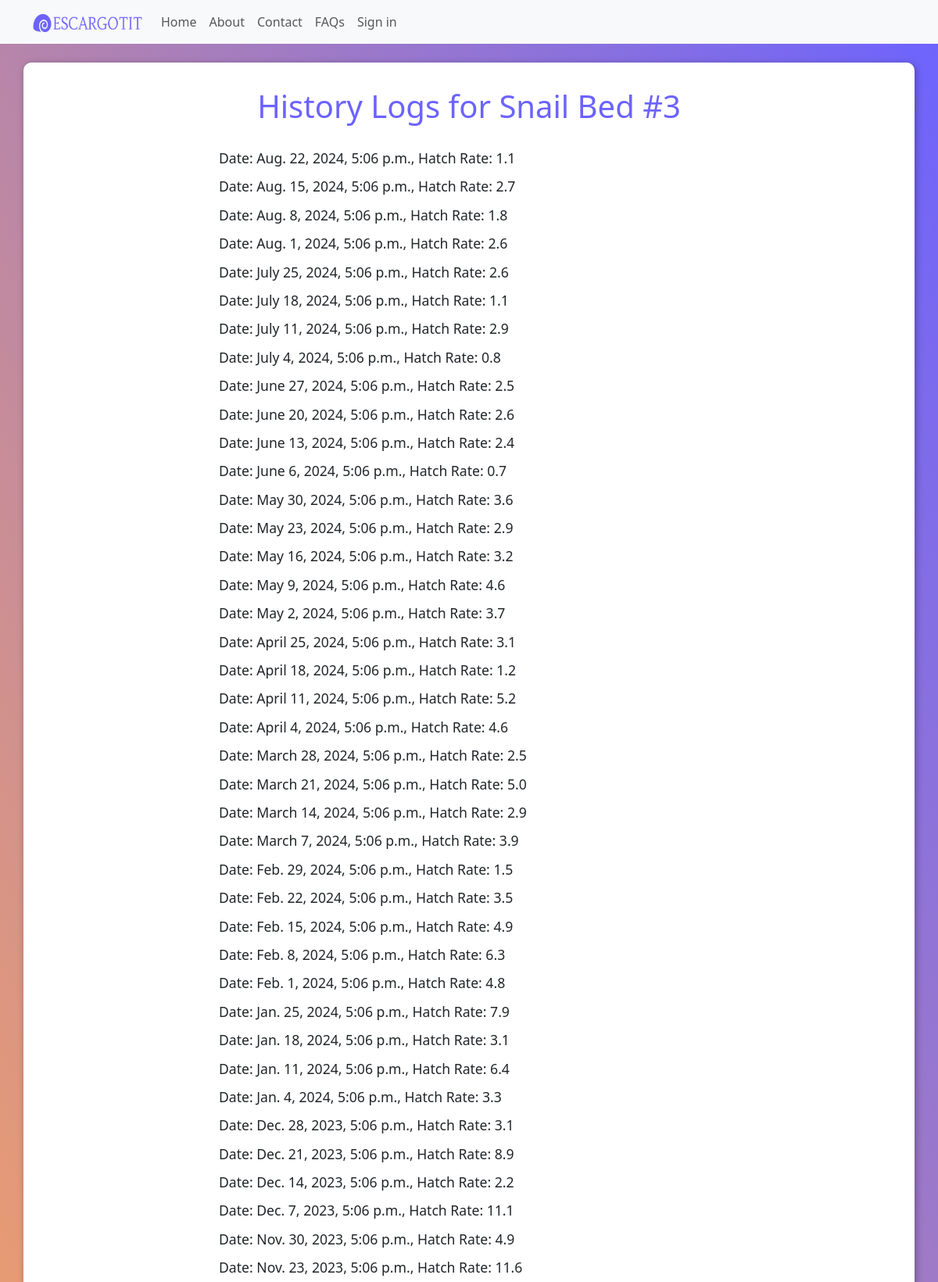
The app's page /view_hatch_rate_history/429/ (upper part) with its own data.
### core/models.py (models this page shows, shortened)
class SnailBed(models.Model):
    bed_name = models.CharField(max_length=100, unique=False, null=True, blank=True)
    user = models.ForeignKey(AdminUser, on_delete=models.CASCADE, null=True, blank=True, db_constraint=False)
    employee = models.ForeignKey(EmployeeUser, on_delete=models.SET_NULL, null=True, blank=True, db_constraint=False)
    snail_amount = models.IntegerField(null=True, blank=True)
    hatch_rate = models.ForeignKey('SnailHatchRate', on_delete=models.SET_NULL, null=True, blank=True)
    mortality_rate = models.ForeignKey('SnailMortalityRate', on_delete=models.SET_NULL, null=True, blank=True)
    maturity_rate = models.ForeignKey('TimeTakenToMature', on_delete=models.SET_NULL, null=True, blank=True)
    snail_feed = models.ForeignKey('SnailFeed', on_delete=models.SET_NULL, null=True, blank=True)

class SnailHatchRate(models.Model):
    snail_bed = models.ForeignKey(SnailBed, on_delete=models.CASCADE)
    preexisting_snail_amount = models.IntegerField(null=True, blank=True, default=0)
    newly_hatched_snails = models.IntegerField()
    hatch_rate_percentage = models.DecimalField(max_digits=5, decimal_places=2, null=True, blank=True)
    datetime = models.DateTimeField(default=timezone.now)
    @property
    def hatch_rate_percentage(self):
        if self.preexisting_snail_amount > 0:
            return round( (self.newly_hatched_snails / self.preexisting_snail_amount) * 100 , 1)
        else:
            return 0

### core/views.py (the view)
# urls.py: path('view_hatch_rate_history/<int:snail_bed_id>/', views.SnailHatchRateListView.as_view(), name='view_hatch_rate_history'),
class SnailHatchRateListView(ListView):
    model = SnailHatchRate
    template_name = 'history.html'
    context_object_name = 'history_data'
    def get_queryset(self):
        snail_bed = get_object_or_404(SnailBed, id=self.kwargs['snail_bed_id'])
        return SnailHatchRate.objects.filter(snail_bed=snail_bed).order_by('-datetime')
    def get_context_data(self, **kwargs):
        context = super().get_context_data(**kwargs)
        context['snail_bed'] = get_object_or_404(SnailBed, id=self.kwargs['snail_bed_id'])
        return context

### core/templatetags/filters.py (called while the page is built)
@register.filter
def classname(obj):
    return obj.__class__.__name__

### templates/history.html (shortened to what this page needs)
{% extends "base/base.html" %}
{% load static %}
{% load filters %}
{% block scripts %}
    <link href="{% static 'css/history.css' %}" rel="stylesheet" type="text/css">
{% endblock %}
{% block content %}
<div class="main container mt-4">
    <h1>History Logs for {{ snail_bed.bed_name }}</h1>
    {% if history_data %}
        <ul>
            {% for record in history_data %}
                {% with record|classname as modelclass %}
                    {% if modelclass == "SnailHatchRate" %}
                        <li>Date: {{ record.datetime }},
                            Hatch Rate: {{ record.hatch_rate_percentage }}</li>
                    {% elif modelclass == "SnailMortalityRate" %}
                        <li>Date: {{ record.datetime }},
                            Mortality Rate: {{ record.mortality_rate_percentage }}</li>
                    {% elif modelclass == "SnailFeed" %}
                        <li>Date Feed given: {{ record.consumed_on }},
                            Grams of Feed given: {{ record.grams_feed_given }}</li>
                    {% endif %}
                {% endwith %}
            {% endfor %}
        </ul>
    {% else %}
        <h3> No data available </h3>
    {% endif %}
</div>
{% endblock %}

### static/css/history.css (style rules this page uses)
body { background: linear-gradient(to bottom left, #6c63ff, #ffa659); }
.main.container { background-color: white; box-shadow: 2px 2px 10px rgba(0, 0, 0, 0.3); border-radius: 10px; margin-top: 2rem; margin-bottom: 2rem; padding: 1rem 3rem; }
h1 { color: #6c63ff; padding: 1rem; text-align: center; }
.main ul { padding-left: 0; display: flex; flex-direction: column; align-content: center; align-items: flex-start; justify-content: flex-start; width: 40rem; margin-left: auto; margin-right: auto; }
.main li { list-style-type: none; font-size: 1.1rem; margin-top: 5px; margin-bottom: 5px; }

### records on screen
SnailBed: bed_name "Snail Bed #3"
SnailHatchRate: datetime "Aug. 22, 2024, 5:06 p.m.", hatch_rate_percentage "1.1"
SnailHatchRate: datetime "Aug. 15, 2024, 5:06 p.m.", hatch_rate_percentage "2.7"
SnailHatchRate: datetime "Aug. 8, 2024, 5:06 p.m.", hatch_rate_percentage "1.8"
SnailHatchRate: datetime "Aug. 1, 2024, 5:06 p.m.", hatch_rate_percentage "2.6"
SnailHatchRate: datetime "July 25, 2024, 5:06 p.m.", hatch_rate_percentage "2.6"
SnailHatchRate: datetime "July 18, 2024, 5:06 p.m.", hatch_rate_percentage "1.1"
SnailHatchRate: datetime "July 11, 2024, 5:06 p.m.", hatch_rate_percentage "2.9"
SnailHatchRate: datetime "July 4, 2024, 5:06 p.m.", hatch_rate_percentage "0.8"
SnailHatchRate: datetime "June 27, 2024, 5:06 p.m.", hatch_rate_percentage "2.5"
SnailHatchRate: datetime "June 20, 2024, 5:06 p.m.", hatch_rate_percentage "2.6"
SnailHatchRate: datetime "June 13, 2024, 5:06 p.m.", hatch_rate_percentage "2.4"
SnailHatchRate: datetime "June 6, 2024, 5:06 p.m.", hatch_rate_percentage "0.7"
SnailHatchRate: datetime "May 30, 2024, 5:06 p.m.", hatch_rate_percentage "3.6"
SnailHatchRate: datetime "May 23, 2024, 5:06 p.m.", hatch_rate_percentage "2.9"
SnailHatchRate: datetime "May 16, 2024, 5:06 p.m.", hatch_rate_percentage "3.2"
SnailHatchRate: datetime "May 9, 2024, 5:06 p.m.", hatch_rate_percentage "4.6"
SnailHatchRate: datetime "May 2, 2024, 5:06 p.m.", hatch_rate_percentage "3.7"
SnailHatchRate: datetime "April 25, 2024, 5:06 p.m.", hatch_rate_percentage "3.1"
SnailHatchRate: datetime "April 18, 2024, 5:06 p.m.", hatch_rate_percentage "1.2"
SnailHatchRate: datetime "April 11, 2024, 5:06 p.m.", hatch_rate_percentage "5.2"
SnailHatchRate: datetime "April 4, 2024, 5:06 p.m.", hatch_rate_percentage "4.6"
SnailHatchRate: datetime "March 28, 2024, 5:06 p.m.", hatch_rate_percentage "2.5"
SnailHatchRate: datetime "March 21, 2024, 5:06 p.m.", hatch_rate_percentage "5.0"
SnailHatchRate: datetime "March 14, 2024, 5:06 p.m.", hatch_rate_percentage "2.9"
SnailHatchRate: datetime "March 7, 2024, 5:06 p.m.", hatch_rate_percentage "3.9"
SnailHatchRate: datetime "Feb. 29, 2024, 5:06 p.m.", hatch_rate_percentage "1.5"
SnailHatchRate: datetime "Feb. 22, 2024, 5:06 p.m.", hatch_rate_percentage "3.5"
SnailHatchRate: datetime "Feb. 15, 2024, 5:06 p.m.", hatch_rate_percentage "4.9"
SnailHatchRate: datetime "Feb. 8, 2024, 5:06 p.m.", hatch_rate_percentage "6.3"
SnailHatchRate: datetime "Feb. 1, 2024, 5:06 p.m.", hatch_rate_percentage "4.8"
SnailHatchRate: datetime "Jan. 25, 2024, 5:06 p.m.", hatch_rate_percentage "7.9"
SnailHatchRate: datetime "Jan. 18, 2024, 5:06 p.m.", hatch_rate_percentage "3.1"
SnailHatchRate: datetime "Jan. 11, 2024, 5:06 p.m.", hatch_rate_percentage "6.4"
SnailHatchRate: datetime "Jan. 4, 2024, 5:06 p.m.", hatch_rate_percentage "3.3"
SnailHatchRate: datetime "Dec. 28, 2023, 5:06 p.m.", hatch_rate_percentage "3.1"
SnailHatchRate: datetime "Dec. 21, 2023, 5:06 p.m.", hatch_rate_percentage "8.9"
SnailHatchRate: datetime "Dec. 14, 2023, 5:06 p.m.", hatch_rate_percentage "2.2"
SnailHatchRate: datetime "Dec. 7, 2023, 5:06 p.m.", hatch_rate_percentage "11.1"
SnailHatchRate: datetime "Nov. 30, 2023, 5:06 p.m.", hatch_rate_percentage "4.9"
SnailHatchRate: datetime "Nov. 23, 2023, 5:06 p.m.", hatch_rate_percentage "11.6"
